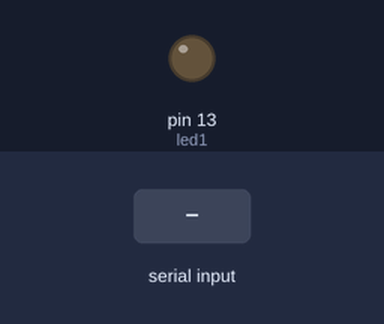
Bench run of a sketch on a simulated Arduino Uno, built with avr-gcc and run on an emulated ATmega328P. Parts: output pins drawn as LEDs (lit = HIGH). The test bench sets the inputs (shaded band).

Above: at 1.2 s.
1.3 s: "1" received over Serial
At 1.9 s:
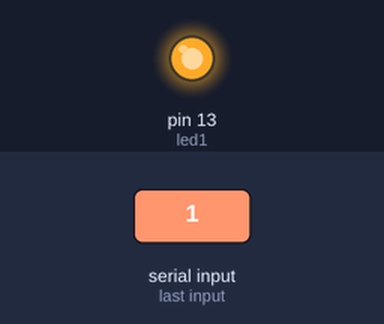
2.8 s: "0" received over Serial
At 4.2 s:
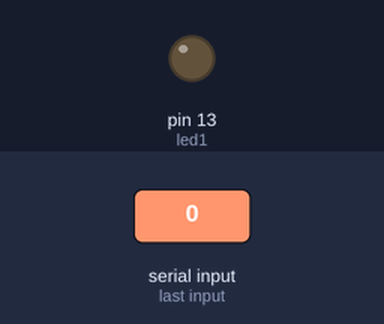
Timing chart, 0 to 5.8 s (numbered marks = the images above; inputs shaded):
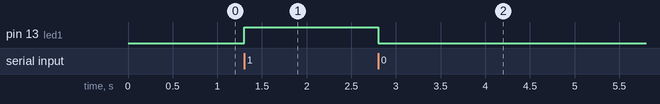

Measured:
- after the input at 1.3 s, pin 13 (led1): LOW → HIGH at once
- after the input at 2.8 s, pin 13 (led1): HIGH → LOW at once

The sketch:

Arduino.ino
```cpp
int led1=13;
char recievedData;

void setup() {
  Serial.begin(9600);
  pinMode(led1,OUTPUT);
}

void loop() {
  if(Serial.available() > 0){
    recievedData = Serial.read();
    if(recievedData == '1') {
      digitalWrite(led1, HIGH);
    }
    else if(recievedData == '0'){
      digitalWrite(led1, LOW);
    }
  }
}
```
